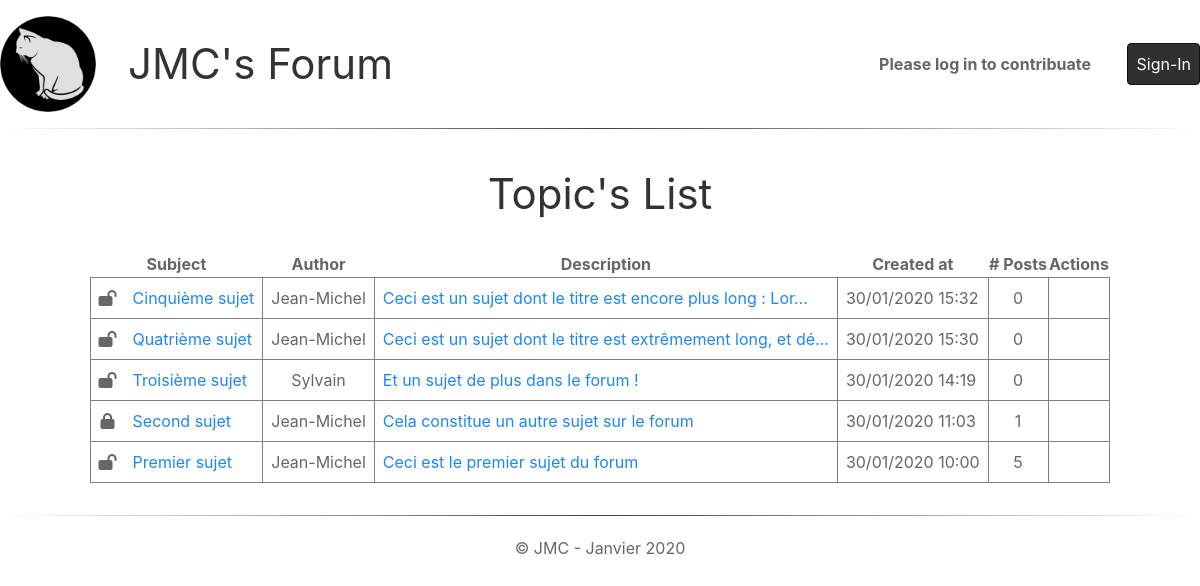
The page / on the database its author committed.
### tables this page shows
CREATE TABLE IF NOT EXISTS `topic` (
  `id_topic` int(11) NOT NULL AUTO_INCREMENT,
  `title` varchar(255) NOT NULL,
  `description` text NOT NULL,
  `created_at` datetime NOT NULL DEFAULT CURRENT_TIMESTAMP,
  `id_user` int(11) NOT NULL,
  `is_closed` int(1) NOT NULL DEFAULT '0',
  PRIMARY KEY (`id_topic`),
  KEY `topic_user_FK` (`id_user`),
  CONSTRAINT `topic_user_FK` FOREIGN KEY (`id_user`) REFERENCES `user` (`id_user`)
);

CREATE TABLE IF NOT EXISTS `user` (
  `id_user` int(11) NOT NULL AUTO_INCREMENT,
  `passwd` varchar(255) NOT NULL DEFAULT '0',
  `registered_at` datetime NOT NULL DEFAULT CURRENT_TIMESTAMP,
  `last_visit` datetime NOT NULL DEFAULT CURRENT_TIMESTAMP,
  `firstname` varchar(32) DEFAULT NULL,
  `lastname` varchar(32) DEFAULT NULL,
  `mail` varchar(255) NOT NULL,
  `pseudo` varchar(32) NOT NULL,
  PRIMARY KEY (`id_user`),
  UNIQUE KEY `user_AK` (`pseudo`)
);

### src/controllers/TopicController.class.php (called while the page is built, shortened)
<?php
    require_once MODEL_PATH."TopicModel.class.php";
    final class TopicController implements ControllerInterface {
        private $_topic ;
        public function __construct(){
            $this->_topic = new TopicModel();
        }
        public function indexAction(){
            return array(
                "view" => 'viewTopics.php',
                "data" => $this->_topic->getTopicsList()
            );
        }
    }
?>

### src/models/TopicModel.class.php (called while the page is built, shortened)
<?php
    final class TopicModel extends DBC {
        public function getTopicsList() {
            $sql = "SELECT t.id_topic, t.title, t.description, t.created_at, t.is_closed, u.pseudo, COUNT(p.id_post) AS nb_posts FROM topic t
                    JOIN user u
                    ON t.id_user = u.id_user
                    LEFT JOIN post p
                    ON t.id_topic = p.id_topic
                    GROUP BY t.id_topic
                    ORDER BY t.created_at DESC" ;
            $stmt = self::$_connexion->query($sql) ;
            return ($stmt->fetchAll()) ;
        }
    }
?>

### views/viewTopics.php (the view, shortened to what this page needs)
<h1>Topic's List</h1>
<?php
    $topics=$result['data'] ;
    if (is_array($topics) && (count($topics) > 0)) {
?>
    <div>
        <table>
            <thead>
                <tr>
                    <th class="center" colspan="2">Subject</th>
                    <th class="center">Author</th>
                    <th class="center">Description</th>
                    <th class="center">Created at</th>
                    <th class="center"># Posts</th>
                    <th class="center">Actions</th>
                </tr>
            </thead>
            <tbody>
<?php
            foreach($topics as $topic) {
?>
                <tr>
                    <td class="center nb-right">
                        <i class="fas fa-<?=($topic['is_closed'] != '0') ? 'lock' : 'lock-open'?>"></i>
                    </td>
                    <td class="left nb-left"><a href="index.php?ctrl=Post&action=list&id=<?=$topic['id_topic']?>"><?=$topic['title']?></a></td>
                    <td class="center"><?=ucwords($topic['pseudo'], "-_\t\r\n\f\v")?></td>
                    <td class="left"><a href="index.php?ctrl=Post&action=list&id=<?=$topic['id_topic']?>"><?=strlen($topic['description'])>64?substr($topic['description'],0,61)."...":$topic['description']?></a></td>
                    <td class="left"><?=date_format(new DateTime($topic['created_at']), "d/m/Y H:i")?></td>
                    <td class="center"><?=$topic['nb_posts']?></td>
                    <td class="center">
                    </td>
                </tr>
<?php
            }
?>
            </tbody>
        </table>
    </div>
<?php
    } else {
?>
        <p><strong>No topics yet !</strong></p>
<?php
    }
?>

### index.php (shortened to what this page needs)
<?php
    $controller = new $ctrlname();
    if(isset($_GET["action"])){
        $action = $_GET["action"];
    }
    else $action = "index";
    $method = $action.'Action';
    if(isset($_GET['id'])){
        $id = $_GET['id'];
    }
    else $id = null;
    $result = $controller->$method($id);
    if(isset($_GET['ajax'])){
        echo $result;
    }
    else{
        include(VIEW_PATH.$result['view']);
        $page = ob_get_contents();
        include VIEW_PATH."layout.php";
    }
?>

### views/layout.php (shortened to what this page needs)
<!DOCTYPE html>
<html lang="en">
<head>
    <link rel="stylesheet" href="<?=CSS_PATH.'uikit.min.css'?>" />
    <link rel="stylesheet" href="<?=CSS_PATH.'style.css'?>" />
</head>
<body>
    <header>
        <div id="logo">
            <a href="index.php"><img src="<?=IMG_PATH.'avatar.png'?>" alt="Logo"></a>
            <h1>JMC's Forum</h1>
        </div>
        <div id="user">
<?php
            if (isset($_SESSION['user'])) {
?>
                <strong>Welcome <?=ucwords($_SESSION['user']['pseudo'], "-_ \t\r\n\f\v")?> !</strong>&nbsp;
                <a class="button" href="index.php?ctrl=User&action=logout">Sign-Out</a>
    <?php
            } else {
?>
                <strong>Please log in to contribuate</strong>&nbsp;
                <a class="button" href="index.php?ctrl=User">Sign-In</a>
<?php
            }
?>
        </div>
    </header>
    <main id="page" class="center">
        <hr>
<?php
        echo $page ;
?>
        <hr>
    </main>
    <footer>
        <p class="center">&copy; JMC - Janvier 2020</p>
    </footer>
</body>
</html>

### public/css/style.css (style rules this page uses)
* { box-sizing: border-box; }
.left { text-align: left; }
.center { text-align: center; }
.button { border: 1px solid #101010 ; background-color: #303030; color:white; border-radius: .25em; padding: .5em; text-align: center; text-decoration: none; }
body { max-width: 1200px; margin: auto; }
hr { border: 0; height: 1px; background-image: linear-gradient(to right, rgba(0, 0, 0, 0), rgba(0, 0, 0, 0.75), rgba(0, 0, 0, 0)); }
table { margin: 2em auto; border-collapse: collapse; }
table tr td { border: 1px solid #808080; padding: .5em; }
table td.nb-left { border-left: 0; }
table td.nb-right { border-right: 0; }
header { display: flex ; flex-wrap: wrap; justify-content: space-evenly; margin: 1rem 0; }
#logo { display: flex ; justify-content: flex-start; align-items: center; }
#logo h1 { margin: auto; padding-left: 2rem; }
#logo img { max-width: 96px; max-height: 96px; }
#user { flex: 1; display: flex ; justify-content: flex-end; align-items: center; }
#user a { margin-left: 2rem; }

### rows shown on the page
topic: is_closed 0 (drawn), title "Cinquième sujet", id_user.pseudo "Jean-Michel", description "Ceci est un sujet dont le titre est encore plus long : Lor", created_at "30/01/2020 15:32", nb_posts "0"
topic: is_closed 0 (drawn), title "Quatrième sujet", id_user.pseudo "Jean-Michel", description "Ceci est un sujet dont le titre est extrêmement long, et dé", created_at "30/01/2020 15:30", nb_posts "0"
topic: is_closed 0 (drawn), title "Troisième sujet", id_user.pseudo "Sylvain", description "Et un sujet de plus dans le forum !", created_at "30/01/2020 14:19", nb_posts "0"
topic: is_closed 1 (drawn), title "Second sujet", id_user.pseudo "Jean-Michel", description "Cela constitue un autre sujet sur le forum", created_at "30/01/2020 11:03", nb_posts "1"
topic: is_closed 0 (drawn), title "Premier sujet", id_user.pseudo "Jean-Michel", description "Ceci est le premier sujet du forum", created_at "30/01/2020 10:00", nb_posts "5"
